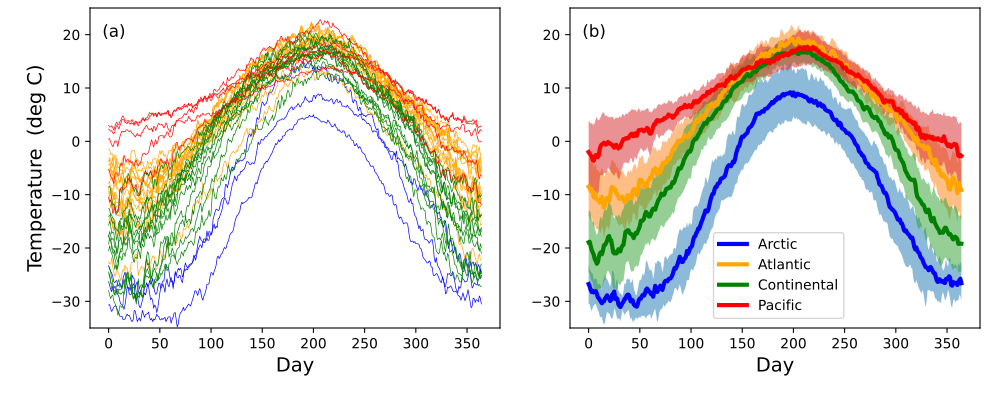

Here is the Python script that generated this plot:
import numpy as np
import matplotlib.pyplot as plt
import power1d


#(0) Load weather data:
data     = power1d.data.weather()
y0       = data['Arctic']
y1       = data['Atlantic']
y2       = data['Continental']
y3       = data['Pacific']
Y        = [y0, y1, y2, y3]


#(1) Plot:
plt.figure(figsize=(10,4))
ax0      = plt.axes([0.09,0.18,0.41,0.8])
ax1      = plt.axes([0.57,0.18,0.41,0.8])
AX       = [ax0,ax1]
labels   = 'Arctic', 'Atlantic', 'Continental', 'Pacific'
colors   = 'b', 'orange', 'g', 'r'
x        = np.arange(365)
for y,label,c in zip(Y,labels,colors):
        h    = ax0.plot(y.T, color=c, lw=0.5)
        plt.setp(h[0], label=label)
        ### plot mean and SD continua:
        m,s  = y.mean(axis=0), y.std(ddof=1, axis=0)
        ax1.plot(m, color=c, lw=3, label=label)
        ax1.fill_between(x, m-s, m+s, alpha=0.5)
plt.setp(AX, ylim=(-35,25))
### legend:
ax1.legend(fontsize=10, loc=(0.35,0.03))
[ax.set_xlabel('Day', size=14) for ax in AX]
ax0.set_ylabel('Temperature  (deg C)', size=14)
### panel labels:
labels   = '(a)', '(b)'
[ax.text(0.03, 0.91, s, size=12, transform=ax.transAxes)   for ax,s in zip(AX,labels)]
